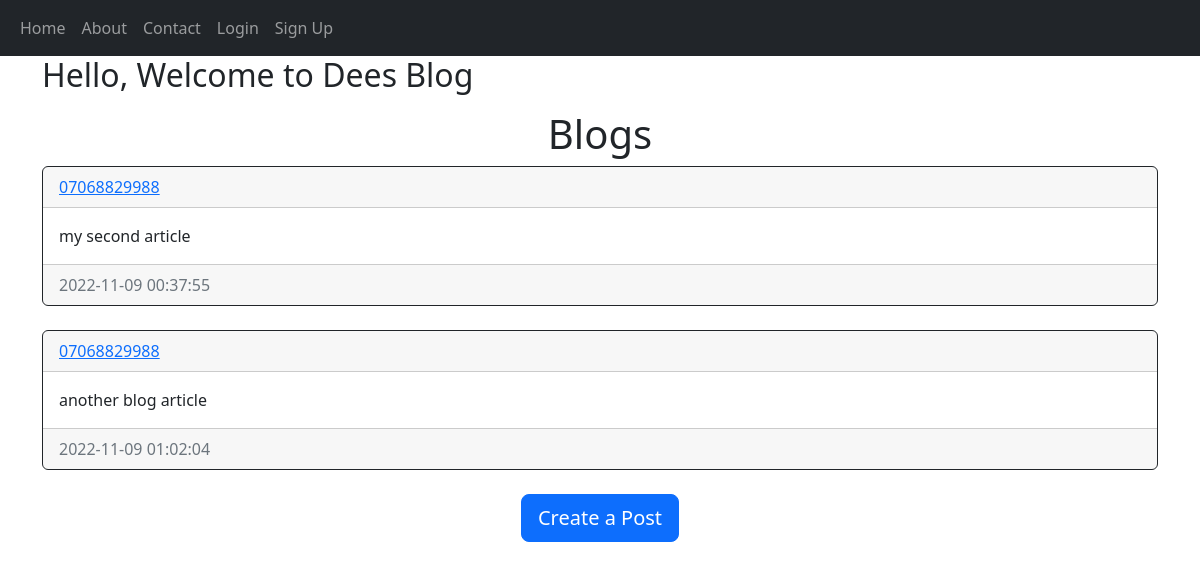
Page /home on the earlier database version.
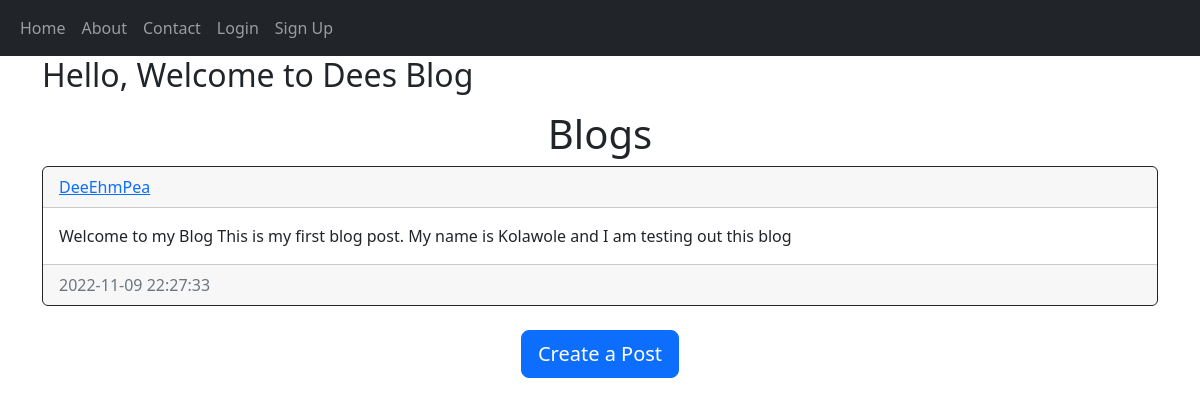
Same page on the later database version.
### blog/models.py (models this page shows)
class Post(db.Model):
    id = db.Column(db.Integer, primary_key=True)
    text = db.Column(db.Text, nullable=False)
    date_created = db.Column(db.DateTime(timezone=True), default=func.now())
    author = db.Column(db.Integer, db.ForeignKey('user.id', ondelete="CASCADE"), nullable=False)

class User(db.Model, UserMixin):
    id = db.Column(db.Integer, primary_key=True)
    firstname = db.Column(db.String(150), unique=False)
    lastname = db.Column(db.String(150), unique=False)
    email = db.Column(db.String(150), unique=True)
    username = db.Column(db.String(150), unique=True)
    password = db.Column(db.String(150))
    date_created = db.Column(db.DateTime(timezone=True), default=func.now())
    posts = db.relationship('Post', backref='user', passive_deletes=True)

### blog/views.py (the view)
@views.route("/")
@views.route("/home")
def home():
    posts = Post.query.all()
    return render_template("home.html", user=current_user, posts=posts)

### blog/templates/home.html (shortened to what this page needs)
{% extends "base.html" %} {% block title %}Home{% endblock %}
{% block content%}
{% if current_user.is_authenticated %}
<h2>Hello, {{ current_user.username }}! </h2>
{% else %}
<h2>Hello, Welcome to Dees Blog </h2>
{% endif %}
<p>
    <h1 align="center">{% block header %}Blogs{% endblock %}</h1>
    <div id="posts">
      {% for post in posts %}
      <div class="card border-dark">
        <div class="card-header d-flex justify-content-between align-items-center">
          <a href="/posts/{{post.user.username}}">{{post.user.username}}</a>
        </div>
        <div class="card-body">
          <div class="card-text">{{post.text}}</div>
        </div>
        <div class="card-footer text-muted">{{post.date_created}}</div>
      </div>
      <br/ > {% endfor %}
    </div>
    {% block footer %}
    <div align="center">
      <a href="/create-post"
        ><button type="button" class="btn btn-primary btn-lg">
          Create a Post
        </button></a
      >
    </div>
    {% endblock %} {% endblock %}

### blog/templates/base.html (shortened to what this page needs)
<!DOCTYPE html>
<html lang="en">
<head>
    <link href="https://cdn.jsdelivr.net/npm/bootstrap@5.2.2/dist/css/bootstrap.min.css" rel="stylesheet">
</head>
<body>
    <nav class="navbar navbar-expand-lg navbar-dark bg-dark">
        <div class="container-fluid">
          <div class="collapse navbar-collapse" id="navbar">
            <div class="navbar-nav">
              <a class="nav-item nav-link" href="/home">Home</a>
              <a class ="nav-item nav-link" href="/about">About</a>
              <a class ="nav-item nav-link" href="/contact">Contact</a>
              {% if user.is_authenticated %}
              <a class ="nav-item nav-link" href="/sign-out">Sign Out</a>
              {% else %}
              <a class="nav-item nav-link" href="/login">Login</a>
              <a class="nav-item nav-link" href="/sign-up">Sign Up</a>
              {% endif %}
            </div>
          </div>
        </div>
      </nav>
    <div class="container">{% block content %}{% endblock %}</div>
</body>
</html>

Differences in the rows shown:
removed Post: user.username "07068829988", text "my second article", date_created "2022-11-09 00:37:55"
removed Post: user.username "07068829988", text "another blog article", date_created "2022-11-09 01:02:04"
added Post: user.username "DeeEhmPea", text "Welcome to my Blog This is my first blog post. My name is Kolawole and I am testing out this blog", date_created "2022-11-09 22:27:33"
